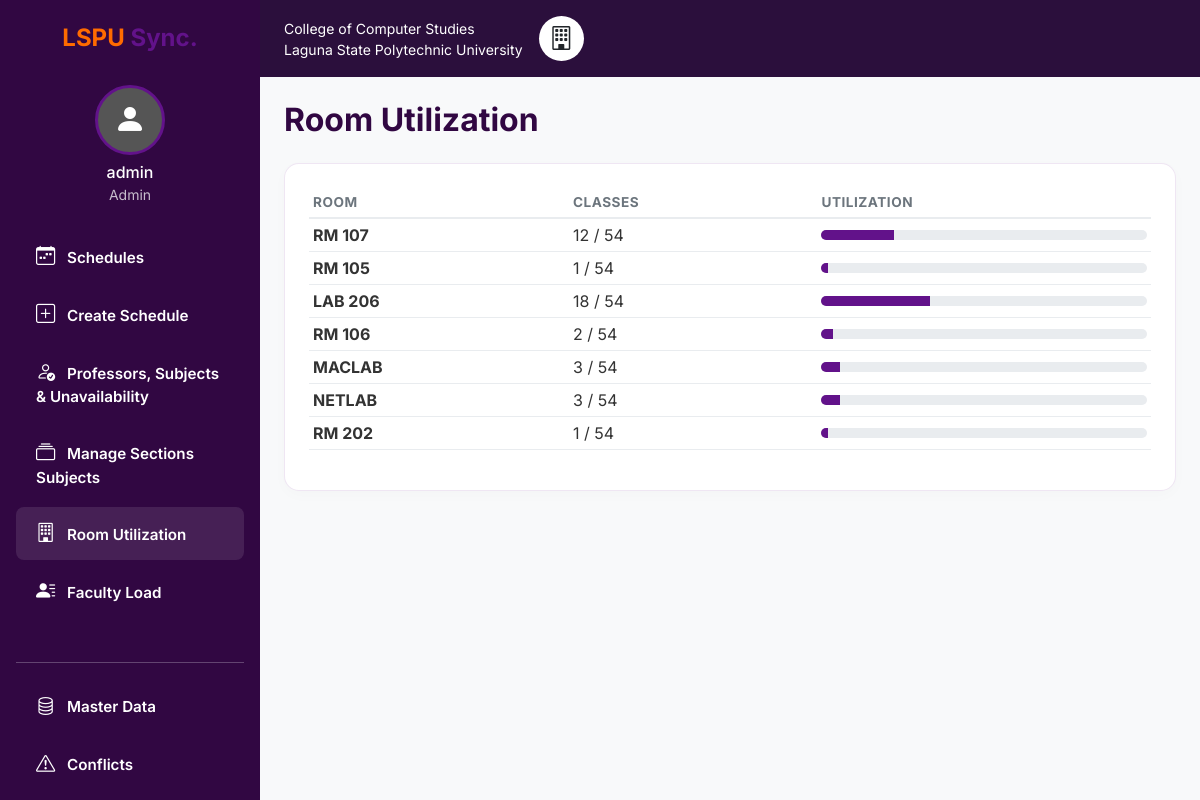
Screenshot of /reports (signed in) with the database file from the repository.
### app.py (models this page shows)
class User(UserMixin, db.Model):
    id = db.Column(db.Integer, primary_key=True)
    username = db.Column(db.String(80), unique=True, nullable=False)
    password_hash = db.Column(db.String(200), nullable=False)
    role = db.Column(db.String(20), default='Instructor')

class Room(db.Model):
    id = db.Column(db.Integer, primary_key=True)
    code = db.Column(db.String(20), unique=True, nullable=False)
    capacity = db.Column(db.Integer, default=30)
    room_type = db.Column(db.String(20), default='lecture')
    schedules = db.relationship('Schedule', backref='room', lazy=True)
    availabilities = db.relationship('Availability', backref='room', lazy=True)

### app.py (the view)
@app.route('/reports')
@login_required
def reports():
    report_type = request.args.get('report', 'room-utilization')
    if report_type not in ('room-utilization', 'faculty-load'):
        abort(404)
    term = Term.query.first()
    room_util, faculty_load = [], []
    if term:
        term_id = term.id
        if report_type == 'room-utilization':
            total_slots = len(DAYS) * len(TIME_SLOTS)
            for r in Room.query.all():
                used = Schedule.query.filter_by(term_id=term_id, room_id=r.id).count()
                room_util.append({'room': r, 'used': used, 'total': total_slots, 'pct': round((used / total_slots) * 100, 1)})
        else:
            for f in Faculty.query.all():
                load = Schedule.query.filter_by(term_id=term_id, faculty_id=f.id).count()
                faculty_load.append({'faculty': f, 'load': load})
    return render_template('reports.html', report_type=report_type, room_util=room_util, faculty_load=faculty_load)

### app.py (called while the page is built)
@login_manager.user_loader
def load_user(user_id):
    return User.query.get(int(user_id))

### templates/reports.html (shortened to what this page needs)
{% extends 'base.html' %}
{% block content %}
<h2 class="fw-bold mb-4" style="color: #310742;">{{ 'Room Utilization' if report_type == 'room-utilization' else 'Faculty Load' }}</h2>
{% if report_type == 'room-utilization' %}
<div class="card custom-card p-4">
    <div class="table-responsive">
        <table class="table custom-table table-sm">
            <thead><tr><th>Room</th><th>Classes</th><th>Utilization</th></tr></thead>
            <tbody>{% for u in room_util %}<tr><td class="fw-bold">{{ u.room.code }}</td><td>{{ u.used }} / {{ u.total }}</td><td><div class="progress" style="height:10px;"><div class="progress-bar bg-purple" style="width: {{ u.pct }}%"></div></div></td></tr>{% endfor %}</tbody>
        </table>
    </div>
</div>
{% endif %}
{% endblock %}

### templates/base.html (shortened to what this page needs)
<!DOCTYPE html>
<html lang="en">
<head>
    <link href="https://cdn.jsdelivr.net/npm/bootstrap@5.3.0/dist/css/bootstrap.min.css" rel="stylesheet">
    <link rel="stylesheet" href="https://cdn.jsdelivr.net/npm/bootstrap-icons@1.10.5/font/bootstrap-icons.css">
    <link rel="stylesheet" href="{{ url_for('static', filename='style.css') }}">
</head>
<body>
{% if current_user.is_authenticated %}
<div class="d-flex app-layout">
    <div class="sidebar p-3 d-flex flex-column">
        <div class="text-center mb-4 mt-2">
            <h4 class="text-white fw-bold"><span class="text-orange">LSPU</span> <span class="text-purple">Sync.</span></h4>
        </div>
        <div class="user-profile text-center mb-4">
            <div class="avatar mx-auto mb-2"><i class="bi bi-person-fill"></i></div>
            <h6 class="text-white mb-0">{{ current_user.username }}</h6>
            <small class="text-light opacity-75">{{ current_user.role }}</small>
        </div>
        <ul class="nav flex-column mb-auto">
            <li class="nav-item"><a class="nav-link text-white" href="{{ url_for('index') }}"><i class="bi bi-calendar-week me-2"></i> Schedules</a></li>
            {% if current_user.role == 'Admin' %}
            <li class="nav-item"><a class="nav-link text-white" href="{{ url_for('schedules') }}"><i class="bi bi-plus-square me-2"></i> Create Schedule</a></li>
            <li class="nav-item"><a class="nav-link text-white" href="{{ url_for('availability') }}"><i class="bi bi-person-check me-2"></i> Professors, Subjects &amp; Unavailability</a></li>
            <li class="nav-item"><a class="nav-link text-white" href="{{ url_for('manage_sections') }}"><i class="bi bi-collection me-2"></i> Manage Sections Subjects</a></li>
            {% endif %}
            <li class="nav-item"><a class="nav-link text-white{% if request.endpoint == 'reports' and request.args.get('report', 'room-utilization') == 'room-utilization' %} active{% endif %}" href="{{ url_for('reports', report='room-utilization') }}" data-page-link><i class="bi bi-building me-2"></i> Room Utilization</a></li>
            <li class="nav-item"><a class="nav-link text-white" href="{{ url_for('reports', report='faculty-load') }}" data-page-link><i class="bi bi-person-lines-fill me-2"></i> Faculty Load</a></li>
            {% if current_user.role == 'Admin' %}
            <li class="nav-item mt-4"><hr class="text-light opacity-25"></li>
            <li class="nav-item"><a class="nav-link text-white" href="{{ url_for('academic') }}"><i class="bi bi-database me-2"></i> Master Data</a></li>
            {% endif %}
            <li class="nav-item"><a class="nav-link text-white" href="{{ url_for('conflicts') }}"><i class="bi bi-exclamation-triangle me-2"></i> Conflicts</a></li>
        </ul>
    </div>
    <div class="main-content w-100">
        <div class="topbar px-4 py-3 d-flex justify-content-between align-items-center">
            <div class="d-flex align-items-center text-white">
                <span class="me-3 small">College of Computer Studies<br>Laguna State Polytechnic University</span>
                <div class="bg-white rounded-circle p-2" style="width: 45px; height: 45px; display:flex; align-items:center; justify-content:center;">
                    <i class="bi bi-building text-dark fs-4"></i>
                </div>
            </div>
        </div>
        <div class="container-fluid p-4">
            {% block content %}{% endblock %}
        </div>
    </div>
</div>
{% else %}
    {% block auth_content %}{% endblock %}
{% endif %}
</body>
</html>

### static/style.css (style rules this page uses)
body { font-family: 'Inter', sans-serif; background-color: #f8f9fa; overflow-x: hidden; }
.text-orange { color: #ff6b00 !important; }
.text-purple { color: #62128a !important; }
.bg-purple { background-color: #62128a !important; }
.app-layout { min-height: 100vh; }
.sidebar { width: 260px; background-color: #310742; position: fixed; height: 100vh; z-index: 1000; overflow-y: auto; }
.main-content { margin-left: 260px; background-color: #f8f9fa; min-height: 100vh; }
.topbar { background-color: #2b0f3c; }
.sidebar .nav-link { color: rgba(255,255,255,0.7); padding: 12px 20px; border-radius: 8px; margin-bottom: 5px; transition: 0.3s; font-weight: 600; font-size: 0.95rem; }
.sidebar .nav-link:hover, .sidebar .nav-link.active { color: #fff; background-color: rgba(255,255,255,0.1); }
.sidebar .nav-link i { font-size: 1.2rem; }
.avatar { width: 70px; height: 70px; background-color: #555; border-radius: 50%; display: flex; align-items: center; justify-content: center; font-size: 2rem; color: #fff; border: 3px solid #62128a; }
.custom-card { background: #fff; border-radius: 15px; border: 1px solid rgba(98, 18, 138, 0.1); box-shadow: 0 4px 15px rgba(0,0,0,0.02); }
.custom-table th { font-size: 0.85rem; text-transform: uppercase; letter-spacing: 0.5px; color: #6c757d; font-weight: 700; border-bottom: 2px solid #e9ecef; }
.custom-table td { vertical-align: middle; color: #333; border-bottom: 1px solid #e9ecef; }

### rows the page displays
User: username "admin", role "Admin"
Room: room.code "RM 107"
Room: room.code "RM 105"
Room: room.code "LAB 206"
Room: room.code "RM 106"
Room: room.code "MACLAB"
Room: room.code "NETLAB"
Room: room.code "RM 202"

### other values shown
{{ u.used }} "12" "1" "18" "2" "3" "3" "1"
{{ u.total }} "54" "54" "54" "54" "54" "54" "54"
